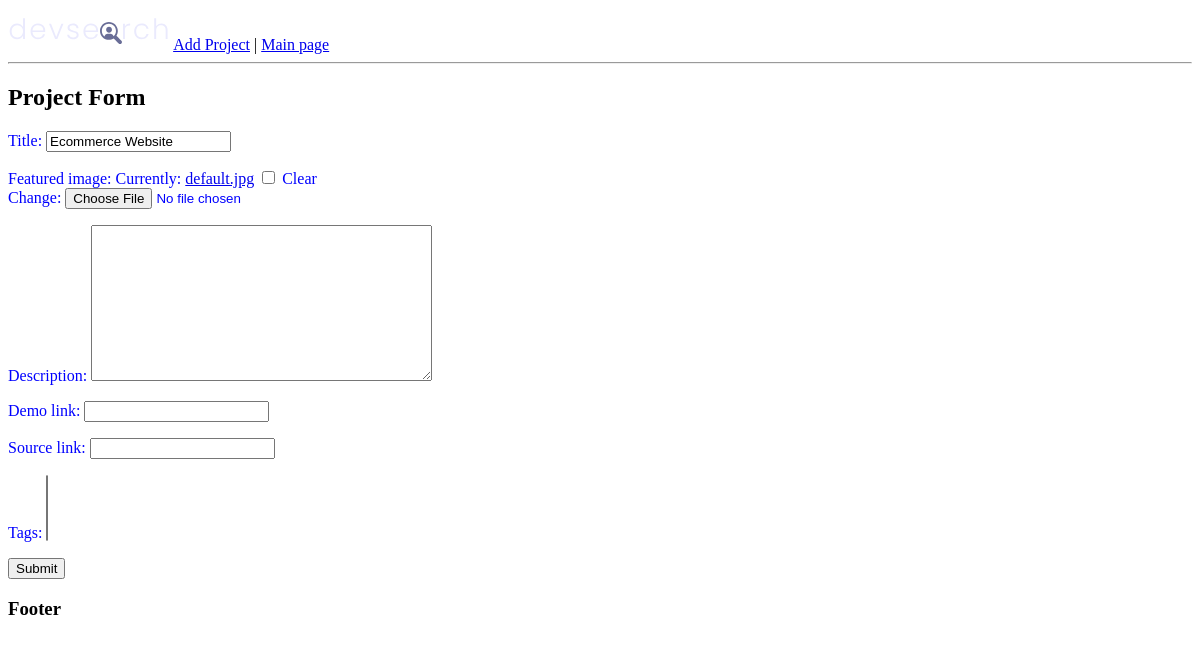
Page /update-project/5fec44b2-02ea-43e1-8827-6c266c7c59f7/ on the earlier database version.
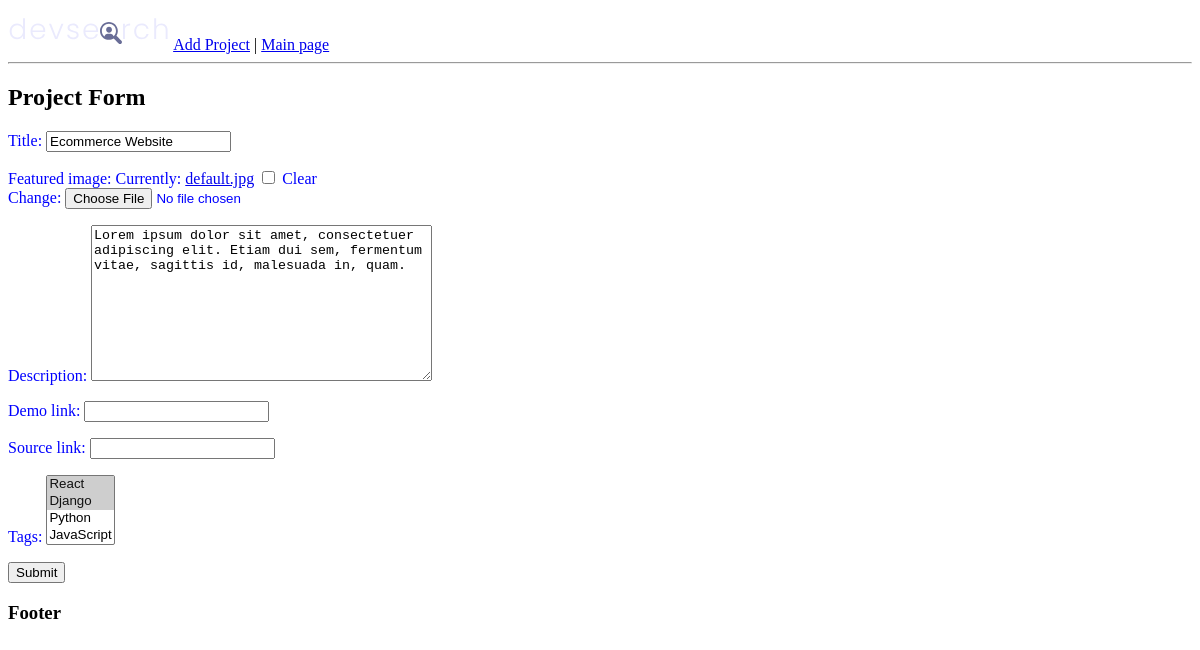
Same page on the later database version.
### projects/models.py (models this page shows, shortened)
class Project(models.Model):
    title = models.CharField(max_length=200)
    description = models.TextField(null=True, blank=True)
    featured_image = models.ImageField(null=True, blank=True, default='default.jpg')
    demo_link = models.CharField(max_length=2000, null=True, blank=True)
    source_link = models.CharField(max_length=2000, null=True, blank=True)
    tags = models.ManyToManyField('Tag', blank=True)
    vote_total = models.IntegerField(default=0, null=True, blank=True)
    vote_ratio = models.IntegerField(default=0, null=True, blank=True)
    created = models.DateTimeField(auto_now_add=True)
    id = models.UUIDField(default=uuid.uuid4, unique=True, primary_key=True, editable=False)

### projects/views.py (the view)
# urls.py: path('update-project/<str:pk>/', views.updateProject, name="update-project"),
def updateProject(request, pk):
    project = Project.objects.get(id=pk)
    form = ProjectForm(instance=project)
    if request.method == 'POST':
        form = ProjectForm(request.POST, request.FILES, instance=project)
        if form.is_valid():
            form.save()
            return redirect('projects')
    context = {'form': form}
    return render(request, 'projects/project_form.html', context)

### projects/forms.py
class ProjectForm(ModelForm):
    class Meta:
        model = Project
        fields = ['title', 'featured_image', 'description', 'demo_link','source_link', 'tags']

### projects/models.py (called while the page is built)
    def __str__(self):
        return self.name

### projects/templates/projects/project_form.html (shortened to what this page needs)
{% extends 'main.html' %}
{% block content %}
<h2>Project Form</h2>
<form action="" method="POST" enctype="multipart/form-data">
    {{form.as_p}}
    <input type="submit">
</form>
{% endblock content %}

Differences in the rows shown:
changed Project "Ecommerce Website": description (not shown) → "Lorem ipsum dolor sit amet, consectetuer adipiscing elit. Etiam dui sem, fermentum vitae, sagittis id, malesuada in, quam."
Other differences:
form field tags: (not shown) → "React ☑ / Django ☑ / Python / JavaScript"
